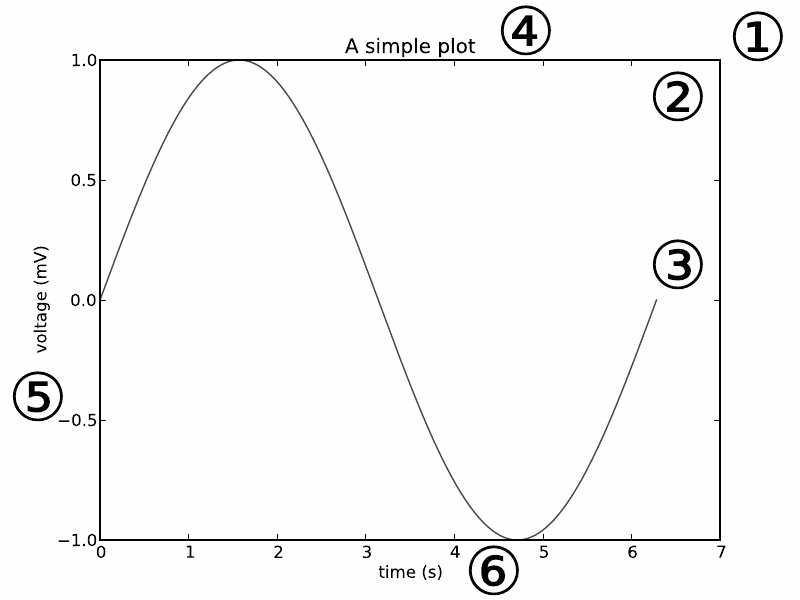

This chart was generated by the following Python code:
# -*- coding: utf-8 -*-

import matplotlib.pyplot as plt
from matplotlib import font_manager
import numpy as np

x = np.linspace(0, np.pi*2, 1000)
y = np.sin(x)
plt.plot(x, y)
plt.title('A simple plot')
plt.xlabel('time (s)')
plt.ylabel('voltage (mV)')
prop = font_manager.FontProperties(size=48)
plt.figtext(0.91, 0.9, ur'①', fontproperties=prop)
plt.figtext(0.81, 0.8, ur'②', fontproperties=prop)
plt.figtext(0.81, 0.52, ur'③', fontproperties=prop)
plt.figtext(0.62, 0.91, ur'④', fontproperties=prop)
plt.figtext(0.01, 0.3, ur'⑤', fontproperties=prop)
plt.figtext(0.58, 0.01, ur'⑥', fontproperties=prop)
plt.savefig('artists_figure.pdf')
